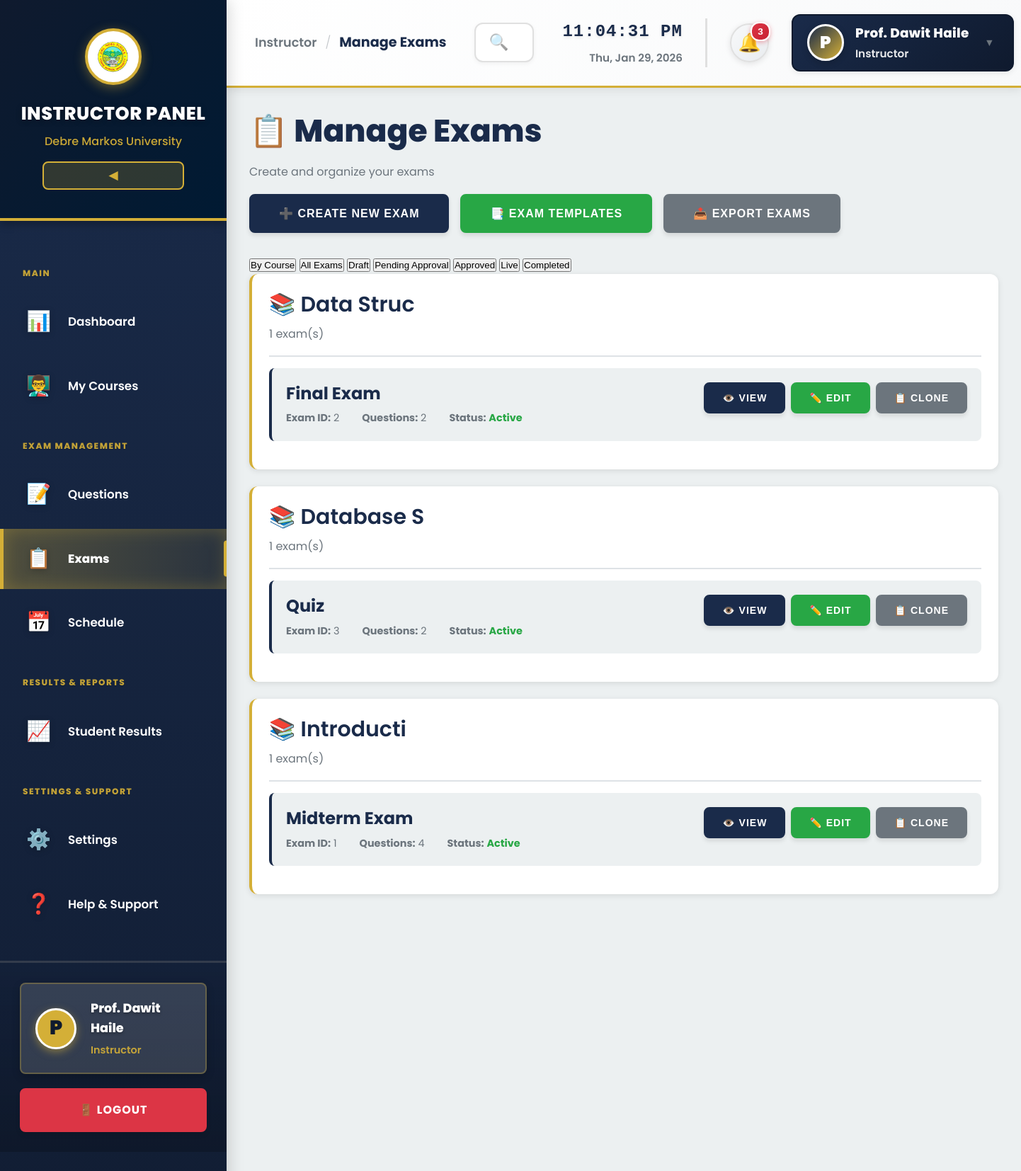
The app's page /Instructor/ManageExams.php (signed in) with its own data.
### tables this page shows
CREATE TABLE `exam_category` (
  `exam_id` int(11) NOT NULL,
  `exam_name` varchar(30) NOT NULL,
  PRIMARY KEY (`exam_id`),
  UNIQUE KEY `exam_name` (`exam_name`)
);

### Instructor/ManageExams.php (the view, shortened to what this page needs)
<!DOCTYPE html>
<html lang="en">
<head>
    <link href="../assets/css/modern-v2.css" rel="stylesheet">
    <link href="../assets/css/admin-modern-v2.css" rel="stylesheet">
    <link href="../assets/css/admin-sidebar.css" rel="stylesheet">
</head>
<body class="admin-layout">
    <?php include 'sidebar-component.php'; ?>
    <div class="admin-main-content">
        <?php include 'header-component.php'; ?>
        <div class="admin-content">
            <div class="page-header">
                <h1>📋 Manage Exams</h1>
                <p>Create and organize your exams</p>
            </div>
            <div style="display: flex; gap: 1rem; margin-bottom: 2rem;">
                <button class="btn btn-primary" onclick="showCreateExamForm()">
                    ➕ Create New Exam
                </button>
                <button class="btn btn-success">
                    📑 Exam Templates
                </button>
                <button class="btn btn-secondary">
                    📤 Export Exams
                </button>
            </div>
            <div class="tabs-container">
                <div class="tabs-header">
                    <button class="tab-btn active" onclick="switchTab(0)">By Course</button>
                    <button class="tab-btn" onclick="switchTab(1)">All Exams</button>
                    <button class="tab-btn" onclick="switchTab(2)">Draft</button>
                    <button class="tab-btn" onclick="switchTab(3)">Pending Approval</button>
                    <button class="tab-btn" onclick="switchTab(4)">Approved</button>
                    <button class="tab-btn" onclick="switchTab(5)">Live</button>
                    <button class="tab-btn" onclick="switchTab(6)">Completed</button>
                </div>
                <div class="tab-content active">
                    <?php
                    $courses_query = $con->query("SELECT DISTINCT course_name FROM question_page ORDER BY course_name");
                    if($courses_query && $courses_query->num_rows > 0):
                        while($course = $courses_query->fetch_assoc()):
                            $course_name = $course['course_name'];
                            $course_exams = $con->query("SELECT DISTINCT ec.exam_id, ec.exam_name,
                                COUNT(qp.question_id) as question_count
                                FROM exam_category ec
                                INNER JOIN question_page qp ON ec.exam_id = qp.exam_id
                                WHERE qp.course_name = '".$con->real_escape_string($course_name)."'
                                GROUP BY ec.exam_id, ec.exam_name
                                ORDER BY ec.exam_id DESC");
                            if($course_exams && $course_exams->num_rows > 0):
                    ?>
                    <div style="background: white; border-radius: var(--radius-lg); padding: 1.5rem; margin-bottom: 1.5rem; box-shadow: 0 2px 8px rgba(0, 0, 0, 0.1); border-left: 4px solid var(--secondary-color);">
                        <div style="display: flex; justify-content: space-between; align-items: center; margin-bottom: 1rem; padding-bottom: 1rem; border-bottom: 2px solid var(--border-color);">
                            <div>
                                <h3 style="margin: 0; color: var(--primary-color);">
                                    📚 <?php echo htmlspecialchars($course_name); ?>
                                </h3>
                                <p style="margin: 0.5rem 0 0 0; color: var(--text-secondary);">
                                    <?php echo $course_exams->num_rows; ?> exam(s)
                                </p>
                            </div>
                        </div>
                        <?php while($exam = $course_exams->fetch_assoc()): ?>
                        <div style="background: var(--bg-light); border-radius: var(--radius-md); padding: 1.25rem; margin-bottom: 1rem; border-left: 4px solid var(--primary-color);">
                            <div style="display: flex; justify-content: space-between; align-items: start;">
                                <div style="flex: 1;">
                                    <h4 style="margin: 0 0 0.5rem 0; color: var(--primary-color);">
                                        <?php echo htmlspecialchars($exam['exam_name']); ?>
                                    </h4>
                                    <div style="display: flex; gap: 2rem; font-size: 0.9rem; color: var(--text-secondary);">
                                        <div>
                                            <strong>Exam ID:</strong> <?php echo $exam['exam_id']; ?>
                                        </div>
                                        <div>
                                            <strong>Questions:</strong> <?php echo $exam['question_count']; ?>
                                        </div>
                                        <div>
                                            <strong>Status:</strong>
                                            <span style="color: var(--success-color); font-weight: 700;">Active</span>
                                        </div>
                                    </div>
                                </div>
                                <div style="display: flex; gap: 0.5rem;">
                                    <button class="btn btn-primary btn-sm" onclick="viewExam(<?php echo $exam['exam_id']; ?>)">
                                        👁️ View
                                    </button>
                                    <button class="btn btn-success btn-sm" onclick="editExam(<?php echo $exam['exam_id']; ?>)">
                                        ✏️ Edit
                                    </button>
                                    <button class="btn btn-secondary btn-sm" onclick="cloneExam(<?php echo $exam['exam_id']; ?>)">
                                        📋 Clone
                                    </button>
                                </div>
                            </div>
                        </div>
                        <?php endwhile; ?>
                    </div>
                    <?php
                            endif;
                        endwhile;
                    endif; ?>
                </div>
            </div>
        </div>
    </div>
</body>
</html>

### assets/css/modern-v2.css (style rules this page uses)
:root { --primary-color: #1a2b4a; --primary-dark: #0f1a2e; --primary-light: #2d4263; --secondary-color: #d4af37; --secondary-dark: #b8941f; --secondary-light: #e6c84f; --accent-blue: #3b5998; --accent-teal: #17a2b8; --success-color: #28a745; --danger-color: #dc3545; --warning-color: #ffc107; --text-primary: #2c3e50; --text-secondary: #6c757d; --text-light: #95a5a6; --bg-primary: #ffffff; --bg-secondary: #f8f9fa; --bg-light: #ecf0f1; --border-color: #dee2e6; --shadow-sm: 0 2px 4px rgba(0, 0, 0, 0.08); --shadow-md: 0 4px 12px rgba(0, 0, 0, 0.12); --shadow-lg: 0 8px 24px rgba(0, 0, 0, 0.15); --shadow-xl: 0 12px 40px rgba(0, 0, 0, 0.2); --radius-sm: 4px; --radius-md: 8px; --radius-lg: 12px; --radius-xl: 16px; --radius-full: 50%; }
* { margin: 0; padding: 0; box-sizing: border-box; }
body { font-family: 'Poppins', -apple-system, BlinkMacSystemFont, 'Segoe UI', sans-serif; font-size: 16px; line-height: 1.6; color: var(--text-primary); background: linear-gradient(135deg, rgba(26, 43, 74, 0.5) 0%, rgba(15, 26, 46, 0.6) 100%), url('../../images/exam.webp') center/cover no-repeat fixed; min-height: 100vh; display: flex; flex-direction: column; }
h1, h2, h3, h4, h5, h6 { font-weight: 700; line-height: 1.3; margin-bottom: 1rem; color: var(--primary-color); }
h1 { font-size: 2.75rem; font-weight: 800; }
h3 { font-size: 1.875rem; font-weight: 600; }
h4 { font-size: 1.5rem; }
p { margin-bottom: 1rem; color: var(--text-secondary); line-height: 1.8; }
.btn { display: inline-block; padding: 1rem 2.5rem; font-size: 1rem; font-weight: 700; text-align: center; border: none; border-radius: var(--radius-md); cursor: pointer; transition: all 0.3s ease; text-transform: uppercase; letter-spacing: 1px; box-shadow: 0 4px 6px rgba(0, 0, 0, 0.1); text-decoration: none; }
.btn-primary { background: #1a2b4a !important; color: white !important; border: 2px solid #1a2b4a !important; }
.btn-secondary { background: #6c757d !important; color: white !important; border: 2px solid #6c757d !important; }
.btn-success { background: #28a745 !important; color: white !important; border: 2px solid #28a745 !important; }
.btn-sm { padding: 0.75rem 1.5rem; font-size: 0.875rem; }

### assets/css/admin-modern-v2.css (style rules this page uses)
.btn-success { background: var(--success-color); color: white; }
.tab-content { display: none; }
.tab-content.active { display: block; }

### assets/css/admin-sidebar.css (style rules this page uses)
body.admin-layout { display: flex; flex-direction: column; min-height: 100vh; }
.admin-main-content { margin-left: 320px; flex: 1; display: flex; flex-direction: column; transition: margin-left 0.3s cubic-bezier(0.4, 0, 0.2, 1); }
.admin-content { padding: 2rem; flex: 1; background: var(--bg-light); }

### records on screen
exam_category: exam_name "Final Exam", exam_id "2", question_count "2"
exam_category: exam_name "Quiz", exam_id "3", question_count "2"
exam_category: exam_name "Midterm Exam", exam_id "1", question_count "4"

### other values on screen
substr($_SESSION['Name'], 0, 1) "P"
$_SESSION['Name'] "Prof. Dawit Haile"
$pageTitle "Manage Exams"
$course_name "Data Struc"
$course_exams->num_rows "1"
$course_name "Database S"
$course_name "Introducti"
